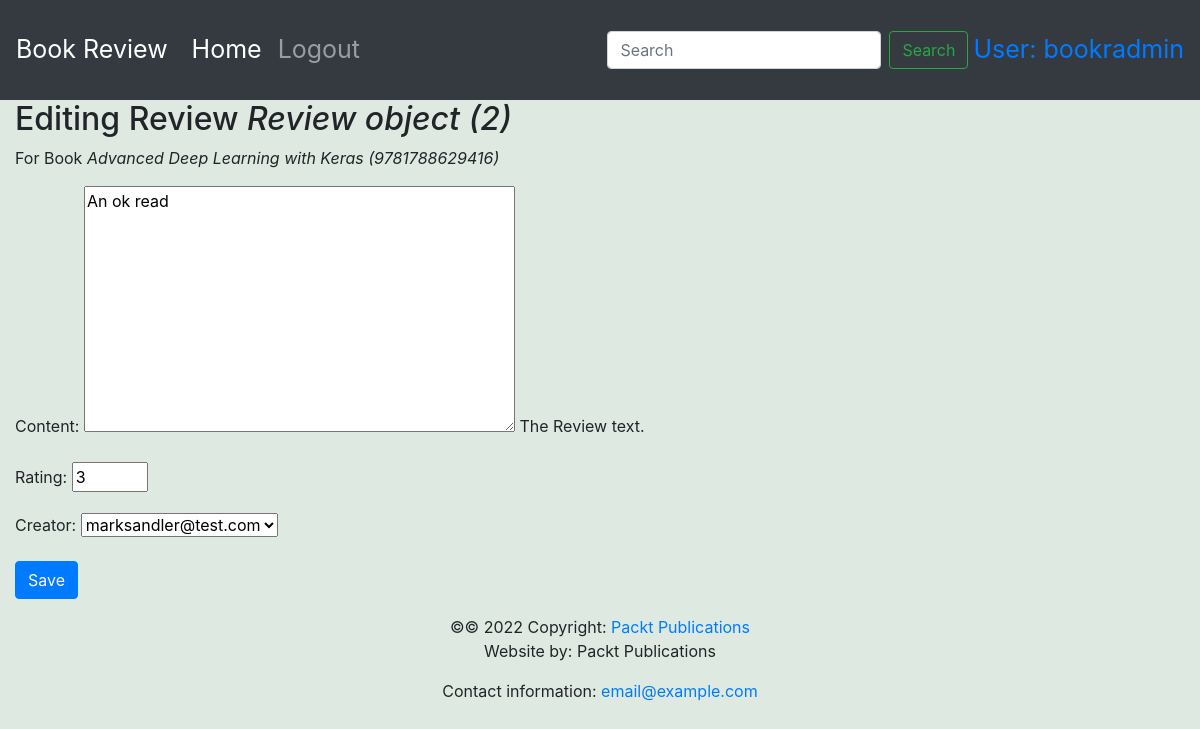
/books/1/reviews/2/ (signed in), run on the app's committed database.
### reviews/models.py (models this page shows)
class Review(models.Model):
    content = models.TextField(
        help_text="The Review text."
    )
    rating = models.IntegerField(
        help_text="The rating the reviewer has given."
    )
    date_created = models.DateTimeField(
        auto_now_add=True,
        help_text="The date and time the review was created."
    )
    date_edited = models.DateTimeField(
        null=True,
        help_text="The date and time the review was last edited."
    )
    creator = models.ForeignKey(
        auth.get_user_model(),
        on_delete=models.CASCADE
    )
    book = models.ForeignKey(
        Book,
        on_delete=models.CASCADE,
        help_text="The Book that this review is for."
    )

class Book(models.Model):
    title = models.CharField(
        max_length=70,
        help_text="The title of the book."
    )
    publication_date = models.DateField(
        verbose_name="Date the book was published."
    )
    isbn = models.CharField(
        max_length=20,
        verbose_name="ISBN number of the book."
    )
    publisher = models.ForeignKey(
        Publisher,
        on_delete=models.CASCADE
    )
    contributors = models.ManyToManyField(
        'Contributor',
        through="BookContributor"
    )
    cover = models.ImageField(
        null=True,
        upload_to="book_covers/"
    )
    sample = models.FileField(
        null=True,
        upload_to='book_samples/'
    )
    def __str__(self):
        return "{} ({})".format(self.title, self.isbn)

### reviews/views.py (the view)
# urls.py: path("books/<book_pk>/reviews/<review_pk>/", views.review_edit, name='review_edit'),
@login_required
def review_edit(request, book_pk, review_pk=None):
    book = get_object_or_404(Book, pk=book_pk)
    if review_pk:
        review = get_object_or_404(Review, book_id=book_pk, pk=review_pk)
        user = request.user
        if not user.is_staff and review.creator.id != user.id:
            raise PermissionDenied
    else:
        review = None
    if request.method == "POST":
        form = ReviewForm(request.POST, instance=review)
        if form.is_valid():
            updated_review = form.save(False)
            updated_review.book = book
            if review:
                updated_review.date_edited = timezone.now() #Gán thời gian update bằng thời gian hiện tại
                messages.success(request, "Review for {} was updated.".format(updated_review.book))
            else:
                messages.success(request, "Review for {} was created.".format(updated_review.book))
            updated_review.save()
            return redirect("book_detail", book_pk)
    else:
        form = ReviewForm(instance=review)
    instance = review
    model_type = "Review"
    related_instance = book
    related_model_type = "Book"
    return render(request, "instance-form.html",
                  {"form": form, "instance": instance, "model_type": model_type, "related_instance": related_instance,
                   "related_model_type": related_model_type})

### reviews/forms.py
class ReviewForm(forms.ModelForm):
    class Meta:
        model = Review
        exclude = ["date_edited", "book"]
    rating = forms.IntegerField(min_value=0, max_value=5)

### reviews/templates/instance-form.html (shortened to what this page needs)
{% extends 'base.html' %}
{% block content %}
    <h2>
    {% if instance %}
    Editing {{model_type}} <em>{{ instance }}</em>
    {% else %}
    New {{model_type}}
    {% endif %}
    </h2>
    {% if related_model_type and related_instance %}
    <p>For {{ related_model_type }} <em>{{ related_instance }}</em></p>
    {% endif %}
    <form method="post" {% if is_file_upload %} enctype="multipart/form-data" {% endif %}>
         {{ form.as_p }}
         <input class="btn btn-primary" type="submit" {% if instance %} value="Save" {% else %} value="Create" {% endif %}>
    </form>
{% endblock %}

### templates/base.html (shortened to what this page needs)
<!doctype html>
<html lang="en">
  <head>
    <link rel="stylesheet" href="https://stackpath.bootstrapcdn.com/bootstrap/4.4.1/css/bootstrap.min.css">
    <link rel="stylesheet" href="https://cdnjs.cloudflare.com/ajax/libs/font-awesome/4.7.0/css/font-awesome.min.css">
  </head>
  <body style="background-color: rgb(222, 234, 225)">
      <nav class="navbar navbar-expand-sm navbar-dark bg-dark sticky-top">
        <a class="navbar-brand" href="/">Book Review</a>
        <div class="collapse navbar-collapse" id="navbarSupportedContent">
          <ul class="navbar-nav mr-auto">
            <li class="nav-item active">
              <a class="nav-link" href="/books/">Home <span class="sr-only">(current)</span></a>
            </li>
            {% if user.is_authenticated %}
            <li class="nav-item">
              <a class="nav-link" href="/accounts/logout">Logout</a>
            </li>
            {% else %}
            <li class="nav-item">
              <a class="nav-link" href="/accounts/login">Login</a>
            </li>
            {% endif %}
          </ul>
          <form class="form-inline my-2 my-lg-0" method="get" action="/book-search">
            <input class="form-control mr-sm-2" type="search" placeholder="Search" aria-label="Search" name="search" min_length=3 value="{{ search_text }}">
            <button class="btn btn-outline-success my-2 my-sm-0" type="submit" name="search_in" value="title">Search</button>
          </form>
          {% if user.is_authenticated %}
          <ul class="navbar-nav">
            <li class="nav-item active">
              <a style="margin-left: 5px;" href="/accounts/profile/">User: {{ request.user.username}}</a>
            </li>
          </ul>
          {% endif %}
        </div>
      </nav>
    <div class="container-fluid">
       {% block content %}{% endblock %}
    </div>
    <footer class="page-footer font-small blue">
      <div class="footer-copyright text-center py-3">&copy;© 2022 Copyright:
        <a href="https://www.packtpub.com"> Packt Publications</a>
        <p>Website by: Packt Publications</p>
        <p>Contact information: <a href="mailto:email@example.com">email@example.com</a></p>
      </div>
    </footer>
  </body>
</html>

### templates/base.html (style rules this page uses)
.navbar { min-height: 100px; font-size: 25px; }
.navbar-brand { font-size: 25px; }

### data on the page
Review: id "Review object (2)", content "An ok read", rating "3", creator "marksandler@test.com"
Book: title+isbn "Advanced Deep Learning with Keras (9781788629416)"

### other printed values
{{ request.user.username }} "bookradmin"
{{ model_type }} "Review"
{{ related_model_type }} "Book"
